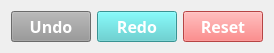
   <widget class="QWidget" name="horizontalLayoutWidget_3">
    <property name="geometry">
     <rect>
      <x>1020</x>
      <y>390</y>
      <width>231</width>
      <height>31</height>
     </rect>
    </property>
    <layout class="QHBoxLayout" name="horizontalLayout">
     <item>
      <widget class="QPushButton" name="undo_B">
       <property name="maximumSize">
        <size>
         <width>80</width>
         <height>40</height>
        </size>
       </property>
       <property name="palette">
        <palette>
         <active>
          <colorrole role="WindowText">
           <brush brushstyle="SolidPattern">
            <color alpha="255">
             <red>255</red>
             <green>255</green>
             <blue>255</blue>
            </color>
           </brush>
          </colorrole>
          <colorrole role="Button">
           <brush brushstyle="SolidPattern">
            <color alpha="255">
             <red>150</red>
             <green>150</green>
             <blue>150</blue>
            </color>
           </brush>
          </colorrole>
          <colorrole role="Text">
           <brush brushstyle="SolidPattern">
            <color alpha="255">
             <red>255</red>
             <green>255</green>
             <blue>255</blue>
            </color>
           </brush>
          </colorrole>
          <colorrole role="ButtonText">
           <brush brushstyle="SolidPattern">
            <color alpha="255">
             <red>255</red>
             <green>255</green>
             <blue>255</blue>
            </color>
           </brush>
          </colorrole>
          <colorrole role="Base">
           <brush brushstyle="SolidPattern">
            <color alpha="255">
             <red>150</red>
             <green>150</green>
             <blue>150</blue>
            </color>
           </brush>
          </colorrole>
          <colorrole role="Window">
           <brush brushstyle="SolidPattern">
            <color alpha="255">
             <red>150</red>
             <green>150</green>
             <blue>150</blue>
            </color>
           </brush>
          </colorrole>
         </active>
         <inactive>
          <colorrole role="WindowText">
           <brush brushstyle="SolidPattern">
            <color alpha="255">
             <red>255</red>
             <green>255</green>
             <blue>255</blue>
            </color>
           </brush>
          </colorrole>
          <colorrole role="Button">
           <brush brushstyle="SolidPattern">
            <color alpha="255">
             <red>150</red>
             <green>150</green>
             <blue>150</blue>
            </color>
           </brush>
          </colorrole>
          <colorrole role="Text">
           <brush brushstyle="SolidPattern">
            <color alpha="255">
             <red>255</red>
             <green>255</green>
             <blue>255</blue>
            </color>
           </brush>
          </colorrole>
          <colorrole role="ButtonText">
           <brush brushstyle="SolidPattern">
            <color alpha="255">
             <red>255</red>
             <green>255</green>
             <blue>255</blue>
            </color>
           </brush>
          </colorrole>
          <colorrole role="Base">
           <brush brushstyle="SolidPattern">
            <color alpha="255">
             <red>150</red>
             <green>150</green>
             <blue>150</blue>
            </color>
           </brush>
          </colorrole>
          <colorrole role="Window">
           <brush brushstyle="SolidPattern">
            <color alpha="255">
             <red>150</red>
             <green>150</green>
             <blue>150</blue>
            </color>
           </brush>
          </colorrole>
         </inactive>
         <disabled>
          <colorrole role="WindowText">
           <brush brushstyle="SolidPattern">
            <color alpha="255">
             <red>255</red>
             <green>255</green>
             <blue>255</blue>
            </color>
           </brush>
          </colorrole>
          <colorrole role="Button">
           <brush brushstyle="SolidPattern">
            <color alpha="255">
             <red>150</red>
             <green>150</green>
             <blue>150</blue>
            </color>
           </brush>
          </colorrole>
          <colorrole role="Text">
           <brush brushstyle="SolidPattern">
            <color alpha="255">
             <red>255</red>
             <green>255</green>
             <blue>255</blue>
            </color>
           </brush>
          </colorrole>
          <colorrole role="ButtonText">
           <brush brushstyle="SolidPattern">
            <color alpha="255">
             <red>255</red>
             <green>255</green>
             <blue>255</blue>
            </color>
           </brush>
          </colorrole>
          <colorrole role="Base">
           <brush brushstyle="SolidPattern">
            <color alpha="255">
             <red>150</red>
             <green>150</green>
             <blue>150</blue>
            </color>
           </brush>
          </colorrole>
          <colorrole role="Window">
           <brush brushstyle="SolidPattern">
            <color alpha="255">
             <red>150</red>
             <green>150</green>
             <blue>150</blue>
            </color>
           </brush>
          </colorrole>
         </disabled>
        </palette>
       </property>
       <property name="font">
        <font>
         <family>Montserrat</family>
         <pointsize>12</pointsize>
         <weight>75</weight>
         <italic>false</italic>
         <bold>true</bold>
        </font>
       </property>
       <property name="whatsThis">
        <string>&lt;html&gt;&lt;head/&gt;&lt;body&gt;&lt;p&gt;&lt;span style=&quot; font-size:11pt; font-weight:400;&quot;&gt;Undo the previous input action&lt;/span&gt;&lt;/p&gt;&lt;/body&gt;&lt;/html&gt;</string>
       </property>
       <property name="styleSheet">
        <string notr="true">QPushButton{
	background-color: rgb(150, 150, 150);
	color: rgb(255, 255, 255);
}

QPushButton:hover{
	background-color:rgb(100, 100, 100);
}

QPushButton:pressed{
	background-color: rgb(75, 75, 75);
}</string>
       </property>
       <property name="text">
        <string>Undo</string>
       </property>
      </widget>
     </item>
     <item>
      <widget class="QPushButton" name="redo_B">
       <property name="maximumSize">
        <size>
         <width>80</width>
         <height>40</height>
        </size>
       </property>
       <property name="palette">
        <palette>
         <active>
          <colorrole role="WindowText">
           <brush brushstyle="SolidPattern">
            <color alpha="255">
             <red>255</red>
             <green>255</green>
             <blue>255</blue>
            </color>
           </brush>
          </colorrole>
          <colorrole role="Button">
           <brush brushstyle="SolidPattern">
            <color alpha="255">
             <red>80</red>
             <green>206</green>
             <blue>206</blue>
            </color>
           </brush>
          </colorrole>
          <colorrole role="Text">
           <brush brushstyle="SolidPattern">
            <color alpha="255">
             <red>255</red>
             <green>255</green>
             <blue>255</blue>
            </color>
           </brush>
          </colorrole>
          <colorrole role="ButtonText">
           <brush brushstyle="SolidPattern">
            <color alpha="255">
             <red>255</red>
             <green>255</green>
             <blue>255</blue>
            </color>
           </brush>
          </colorrole>
          <colorrole role="Base">
           <brush brushstyle="SolidPattern">
            <color alpha="255">
             <red>80</red>
             <green>206</green>
             <blue>206</blue>
            </color>
           </brush>
          </colorrole>
          <colorrole role="Window">
           <brush brushstyle="SolidPattern">
            <color alpha="255">
             <red>80</red>
             <green>206</green>
             <blue>206</blue>
            </color>
           </brush>
          </colorrole>
         </active>
         <inactive>
          <colorrole role="WindowText">
           <brush brushstyle="SolidPattern">
            <color alpha="255">
             <red>255</red>
             <green>255</green>
             <blue>255</blue>
            </color>
           </brush>
          </colorrole>
          <colorrole role="Button">
           <brush brushstyle="SolidPattern">
            <color alpha="255">
             <red>80</red>
             <green>206</green>
             <blue>206</blue>
            </color>
           </brush>
          </colorrole>
          <colorrole role="Text">
           <brush brushstyle="SolidPattern">
            <color alpha="255">
             <red>255</red>
             <green>255</green>
             <blue>255</blue>
            </color>
           </brush>
          </colorrole>
          <colorrole role="ButtonText">
           <brush brushstyle="SolidPattern">
            <color alpha="255">
             <red>255</red>
             <green>255</green>
             <blue>255</blue>
            </color>
           </brush>
          </colorrole>
          <colorrole role="Base">
           <brush brushstyle="SolidPattern">
            <color alpha="255">
             <red>80</red>
             <green>206</green>
             <blue>206</blue>
            </color>
           </brush>
          </colorrole>
          <colorrole role="Window">
           <brush brushstyle="SolidPattern">
            <color alpha="255">
             <red>80</red>
             <green>206</green>
             <blue>206</blue>
            </color>
           </brush>
          </colorrole>
         </inactive>
         <disabled>
          <colorrole role="WindowText">
           <brush brushstyle="SolidPattern">
            <color alpha="255">
             <red>255</red>
             <green>255</green>
             <blue>255</blue>
            </color>
           </brush>
          </colorrole>
          <colorrole role="Button">
           <brush brushstyle="SolidPattern">
            <color alpha="255">
             <red>80</red>
             <green>206</green>
             <blue>206</blue>
            </color>
           </brush>
          </colorrole>
          <colorrole role="Text">
           <brush brushstyle="SolidPattern">
            <color alpha="255">
             <red>255</red>
             <green>255</green>
             <blue>255</blue>
            </color>
           </brush>
          </colorrole>
          <colorrole role="ButtonText">
           <brush brushstyle="SolidPattern">
            <color alpha="255">
             <red>255</red>
             <green>255</green>
             <blue>255</blue>
            </color>
           </brush>
          </colorrole>
          <colorrole role="Base">
           <brush brushstyle="SolidPattern">
            <color alpha="255">
             <red>80</red>
             <green>206</green>
             <blue>206</blue>
            </color>
           </brush>
          </colorrole>
          <colorrole role="Window">
           <brush brushstyle="SolidPattern">
            <color alpha="255">
             <red>80</red>
             <green>206</green>
             <blue>206</blue>
            </color>
           </brush>
          </colorrole>
         </disabled>
        </palette>
       </property>
       <property name="font">
        <font>
         <family>Montserrat</family>
         <pointsize>12</pointsize>
         <weight>75</weight>
         <italic>false</italic>
         <bold>true</bold>
        </font>
       </property>
       <property name="whatsThis">
        <string>&lt;html&gt;&lt;head/&gt;&lt;body&gt;&lt;p&gt;&lt;span style=&quot; font-size:11pt; font-weight:400;&quot;&gt;Redo the previous input action&lt;/span&gt;&lt;/p&gt;&lt;/body&gt;&lt;/html&gt;</string>
       </property>
       <property name="styleSheet">
        <string notr="true">QPushButton{
	background-color: rgb(80, 206, 206);
	color: rgb(255, 255, 255);
}

QPushButton:hover{
	background-color:rgb(51, 153, 150);
}

QPushButton:pressed{
	background-color: rgb(40, 120, 130);
}</string>
       </property>
       <property name="text">
        <string>Redo</string>
       </property>
      </widget>
     </item>
     <item>
      <widget class="QPushButton" name="reset_B">
       <property name="maximumSize">
        <size>
         <width>100</width>
         <height>40</height>
        </size>
       </property>
       <property name="palette">
        <palette>
         <active>
          <colorrole role="WindowText">
           <brush brushstyle="SolidPattern">
            <color alpha="255">
             <red>255</red>
             <green>255</green>
             <blue>255</blue>
            </color>
           </brush>
          </colorrole>
          <colorrole role="Button">
           <brush brushstyle="SolidPattern">
            <color alpha="255">
             <red>255</red>
             <green>95</green>
             <blue>95</blue>
            </color>
           </brush>
          </colorrole>
          <colorrole role="Text">
           <brush brushstyle="SolidPattern">
            <color alpha="255">
             <red>255</red>
             <green>255</green>
             <blue>255</blue>
            </color>
           </brush>
          </colorrole>
          <colorrole role="ButtonText">
           <brush brushstyle="SolidPattern">
            <color alpha="255">
             <red>255</red>
             <green>255</green>
             <blue>255</blue>
            </color>
           </brush>
          </colorrole>
          <colorrole role="Base">
           <brush brushstyle="SolidPattern">
            <color alpha="255">
             <red>255</red>
             <green>95</green>
             <blue>95</blue>
            </color>
           </brush>
          </colorrole>
          <colorrole role="Window">
           <brush brushstyle="SolidPattern">
            <color alpha="255">
             <red>255</red>
             <green>95</green>
             <blue>95</blue>
            </color>
           </brush>
          </colorrole>
         </active>
         <inactive>
          <colorrole role="WindowText">
           <brush brushstyle="SolidPattern">
            <color alpha="255">
             <red>255</red>
             <green>255</green>
             <blue>255</blue>
            </color>
           </brush>
          </colorrole>
          <colorrole role="Button">
           <brush brushstyle="SolidPattern">
            <color alpha="255">
             <red>255</red>
             <green>95</green>
             <blue>95</blue>
            </color>
           </brush>
          </colorrole>
          <colorrole role="Text">
           <brush brushstyle="SolidPattern">
            <color alpha="255">
             <red>255</red>
             <green>255</green>
             <blue>255</blue>
            </color>
           </brush>
          </colorrole>
          <colorrole role="ButtonText">
           <brush brushstyle="SolidPattern">
            <color alpha="255">
             <red>255</red>
             <green>255</green>
             <blue>255</blue>
            </color>
           </brush>
          </colorrole>
          <colorrole role="Base">
           <brush brushstyle="SolidPattern">
            <color alpha="255">
             <red>255</red>
             <green>95</green>
             <blue>95</blue>
            </color>
           </brush>
          </colorrole>
          <colorrole role="Window">
           <brush brushstyle="SolidPattern">
            <color alpha="255">
             <red>255</red>
             <green>95</green>
             <blue>95</blue>
            </color>
           </brush>
          </colorrole>
         </inactive>
         <disabled>
          <colorrole role="WindowText">
           <brush brushstyle="SolidPattern">
            <color alpha="255">
             <red>255</red>
             <green>255</green>
             <blue>255</blue>
            </color>
           </brush>
          </colorrole>
          <colorrole role="Button">
           <brush brushstyle="SolidPattern">
            <color alpha="255">
             <red>255</red>
             <green>95</green>
             <blue>95</blue>
            </color>
           </brush>
          </colorrole>
          <colorrole role="Text">
           <brush brushstyle="SolidPattern">
            <color alpha="255">
             <red>255</red>
             <green>255</green>
             <blue>255</blue>
            </color>
           </brush>
          </colorrole>
          <colorrole role="ButtonText">
           <brush brushstyle="SolidPattern">
            <color alpha="255">
             <red>255</red>
             <green>255</green>
             <blue>255</blue>
            </color>
           </brush>
          </colorrole>
          <colorrole role="Base">
           <brush brushstyle="SolidPattern">
            <color alpha="255">
             <red>255</red>
             <green>95</green>
             <blue>95</blue>
            </color>
           </brush>
          </colorrole>
          <colorrole role="Window">
           <brush brushstyle="SolidPattern">
            <color alpha="255">
             <red>255</red>
             <green>95</green>
             <blue>95</blue>
            </color>
           </brush>
          </colorrole>
         </disabled>
        </palette>
       </property>
       <property name="font">
        <font>
         <family>Montserrat</family>
         <pointsize>12</pointsize>
         <weight>75</weight>
         <italic>false</italic>
         <bold>true</bold>
        </font>
       </property>
       <property name="whatsThis">
        <string>&lt;html&gt;&lt;head/&gt;&lt;body&gt;&lt;p&gt;&lt;span style=&quot; font-size:11pt; font-weight:400;&quot;&gt;Reset all defined data&lt;/span&gt;&lt;/p&gt;&lt;/body&gt;&lt;/html&gt;</string>
       </property>
       <property name="styleSheet">
        <string notr="true">QPushButton{
	background-color: rgb(255, 95, 95);
	color: rgb(255, 255, 255);
}

QPushButton:hover{
	background-color:rgb(200, 80, 80);
}

QPushButton:pressed{
	background-color: rgb(200, 60, 60);
}</string>
       </property>
       <property name="text">
        <string>Reset</string>
       </property>
      </widget>
     </item>
    </layout>
   </widget>
